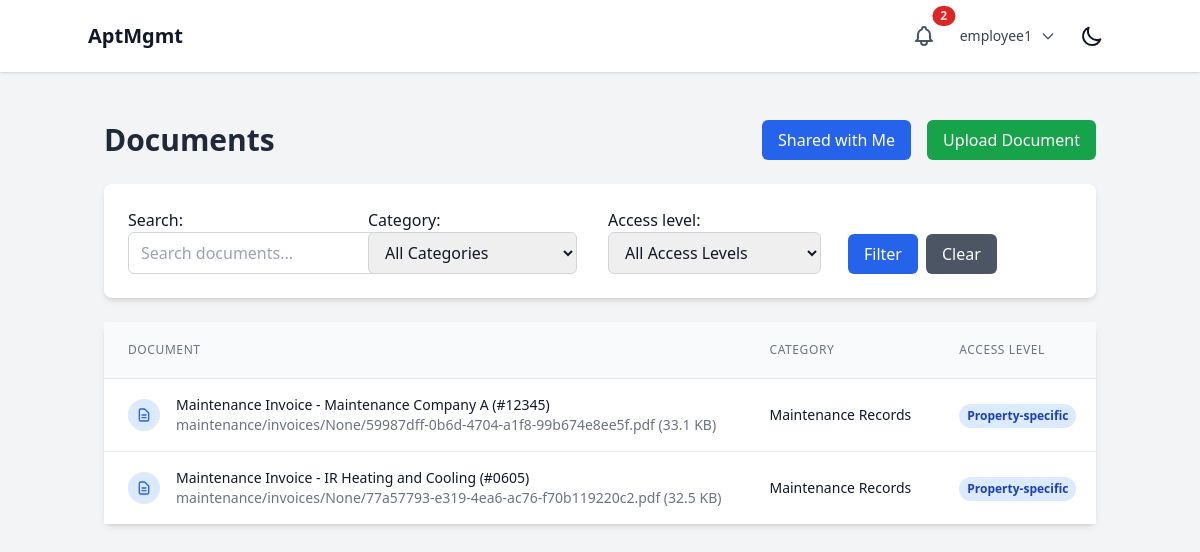
/documents/ (signed in), run on the app's committed database.
### users/models.py (models this page shows, shortened)
class User(AbstractUser):
    class Role(models.TextChoices):
        SUPERUSER = "SUPERUSER", "Superuser"
        LANDLORD = "LANDLORD", "Landlord"
        EMPLOYEE = "EMPLOYEE", "Employee"
        TENANT = "TENANT", "Tenant"
    role = models.CharField(max_length=50, choices=Role.choices)
    company = models.ForeignKey(Company, on_delete=models.CASCADE, related_name="users", null=True, blank=True)
    property = models.ForeignKey(Property, on_delete=models.SET_NULL, related_name="users", null=True, blank=True)
    apartment_unit = models.ForeignKey('properties.ApartmentUnit', on_delete=models.SET_NULL, null=True, blank=True, related_name="tenant")
    phone_number = models.CharField(max_length=20, blank=True, null=True)
    emergency_contact_name = models.CharField(max_length=100, blank=True, null=True)
    emergency_contact_phone = models.CharField(max_length=20, blank=True, null=True)
    emergency_contact_relationship = models.CharField(max_length=50, blank=True, null=True)

### documents/models.py (models this page shows, shortened)
class Document(models.Model):
    class AccessLevel(models.TextChoices):
        COMPANY = "COMPANY", "Company-wide"
        PROPERTY = "PROPERTY", "Property-specific"
        UNIT = "UNIT", "Unit-specific"
        PRIVATE = "PRIVATE", "Private (specific users)"
    title = models.CharField(max_length=255)
    description = models.TextField(blank=True)
    file = models.FileField(upload_to=document_upload_path)
    original_filename = models.CharField(max_length=255)
    file_size = models.PositiveIntegerField()
    file_type = models.CharField(max_length=100)
    category = models.ForeignKey(DocumentCategory, on_delete=models.SET_NULL, null=True, blank=True)
    company = models.ForeignKey(Company, on_delete=models.CASCADE, related_name="documents")
    property = models.ForeignKey(Property, on_delete=models.CASCADE, related_name="documents", null=True, blank=True)
    unit = models.ForeignKey(ApartmentUnit, on_delete=models.CASCADE, related_name="documents", null=True, blank=True)
    access_level = models.CharField(max_length=20, choices=AccessLevel.choices, default=AccessLevel.COMPANY)
    allowed_users = models.ManyToManyField(User, related_name="accessible_documents", blank=True)
    allowed_roles = models.JSONField(default=list, blank=True)  # List of role strings
    uploaded_by = models.ForeignKey(User, on_delete=models.CASCADE, related_name="uploaded_documents")
    created_at = models.DateTimeField(auto_now_add=True)
    updated_at = models.DateTimeField(auto_now=True)
    is_active = models.BooleanField(default=True)
    class Meta:
        ordering = ['-created_at']
        indexes = [
            models.Index(fields=['company', 'access_level']),
            models.Index(fields=['property']),
            models.Index(fields=['created_at']),
        ]
    def is_accessible_by_user(self, user):
        if user.role == 'SUPERUSER' or user.is_superuser:
            return True
        if self.uploaded_by == user:
            return True
        if user.company != self.company:
            return False
        if self.allowed_users.filter(id=user.id).exists():
            return True
        if user.role in self.allowed_roles:
            return True

class DocumentCategory(models.Model):
    name = models.CharField(max_length=100)
    description = models.TextField(blank=True)
    created_at = models.DateTimeField(auto_now_add=True)
    class Meta:
        verbose_name_plural = "Document Categories"
    def __str__(self):
        return self.name

### documents/views.py (the view, shortened to what this page needs)
# urls.py: path('', views.document_list, name='list'),
@login_required
def document_list(request):
    if request.user.role == 'SUPERUSER' or request.user.is_superuser:
        documents = Document.objects.filter(is_active=True)
    elif request.user.company:
        documents = Document.objects.filter(
            company=request.user.company,
            is_active=True
        )
    else:
        documents = Document.objects.none()
    filter_form = DocumentFilterForm(request.GET)
    if filter_form.is_valid():
        if filter_form.cleaned_data['category']:
            documents = documents.filter(category=filter_form.cleaned_data['category'])
        if filter_form.cleaned_data['access_level']:
            documents = documents.filter(access_level=filter_form.cleaned_data['access_level'])
    accessible_documents = [doc for doc in documents if doc.is_accessible_by_user(request.user)]
    paginator = Paginator(accessible_documents, 10)
    page_number = request.GET.get('page')
    page_obj = paginator.get_page(page_number)
    context = {
        'page_obj': page_obj,
        'filter_form': filter_form,
        'total_documents': len(accessible_documents),
    }
    return render(request, 'documents/list.html', context)

### documents/forms.py
class DocumentFilterForm(forms.Form):
    category = forms.ModelChoiceField(
        queryset=DocumentCategory.objects.all(),
        required=False,
        empty_label="All Categories",
        widget=forms.Select(attrs={
            'class': 'px-3 py-2 border border-gray-300 rounded-md focus:outline-none focus:ring-2 focus:ring-blue-500'
        })
    )
    access_level = forms.ChoiceField(
        choices=[('', 'All Access Levels')] + Document.AccessLevel.choices,
        required=False,
        widget=forms.Select(attrs={
            'class': 'px-3 py-2 border border-gray-300 rounded-md focus:outline-none focus:ring-2 focus:ring-blue-500'
        })
    )
    search = forms.CharField(
        required=False,
        widget=forms.TextInput(attrs={
            'class': 'px-3 py-2 border border-gray-300 rounded-md focus:outline-none focus:ring-2 focus:ring-blue-500',
            'placeholder': 'Search documents...'
        })
    )

### core/context_processors.py (called while the page is built)
def notifications(request):
    if request.user.is_authenticated:
        unread_notifications = Notification.objects.filter(
            recipient=request.user,
            is_read=False
        ).order_by('-created_at')
        recent_unread_notifications = unread_notifications[:5]
        return {
            'unread_notifications_count': unread_notifications.count(),
            'recent_notifications': recent_unread_notifications,
            'has_unread_notifications': unread_notifications.exists(),
        }
    return {
        'unread_notifications_count': 0,
        'recent_notifications': [],
        'has_unread_notifications': False,
    }

### documents/templates/documents/list.html (shortened to what this page needs)
{% extends 'base.html' %}
{% block content %}
<div class="container mx-auto px-4 py-8">
    <div class="flex justify-between items-center mb-6">
        <h1 class="text-3xl font-bold text-gray-800 dark:text-white">Documents</h1>
        <div class="flex space-x-4">
            <a href="{% url 'documents:shared' %}" class="bg-blue-600 hover:bg-blue-700 text-white px-4 py-2 rounded-md">
                Shared with Me
            </a>
            <a href="{% url 'documents:upload' %}" class="bg-green-600 hover:bg-green-700 text-white px-4 py-2 rounded-md">
                Upload Document
            </a>
        </div>
    </div>
    <div class="bg-white dark:bg-gray-800 rounded-lg shadow-md p-6 mb-6">
        <form method="GET" class="grid grid-cols-1 md:grid-cols-4 gap-4">
            <div>
                {{ filter_form.search.label_tag }}
                {{ filter_form.search }}
            </div>
            <div>
                {{ filter_form.category.label_tag }}
                {{ filter_form.category }}
            </div>
            <div>
                {{ filter_form.access_level.label_tag }}
                {{ filter_form.access_level }}
            </div>
            <div class="flex items-end">
                <button type="submit" class="bg-blue-600 hover:bg-blue-700 text-white px-4 py-2 rounded-md">
                    Filter
                </button>
                <a href="{% url 'documents:list' %}" class="ml-2 bg-gray-600 hover:bg-gray-700 text-white px-4 py-2 rounded-md">
                    Clear
                </a>
            </div>
        </form>
    </div>
    <div class="bg-white dark:bg-gray-800 rounded-lg shadow-md">
        {% if page_obj %}
            <div class="overflow-x-auto">
                <table class="min-w-full divide-y divide-gray-200 dark:divide-gray-700">
                    <thead class="bg-gray-50 dark:bg-gray-700">
                        <tr>
                            <th class="px-6 py-3 text-left text-xs font-medium text-gray-500 dark:text-gray-300 uppercase tracking-wider">
                                Document
                            </th>
                            <th class="px-6 py-3 text-left text-xs font-medium text-gray-500 dark:text-gray-300 uppercase tracking-wider">
                                Category
                            </th>
                            <th class="px-6 py-3 text-left text-xs font-medium text-gray-500 dark:text-gray-300 uppercase tracking-wider">
                                Access Level
                            </th>
                        </tr>
                    </thead>
                    <tbody class="bg-white dark:bg-gray-800 divide-y divide-gray-200 dark:divide-gray-700">
                        {% for document in page_obj %}
                        <tr class="hover:bg-gray-50 dark:hover:bg-gray-700">
                            <td class="px-6 py-4 whitespace-nowrap">
                                <div class="flex items-center">
                                    <div class="flex-shrink-0 h-8 w-8">
                                        <div class="h-8 w-8 bg-blue-100 dark:bg-blue-900 rounded-full flex items-center justify-center">
                                            <svg class="h-4 w-4 text-blue-600 dark:text-blue-400" fill="none" stroke="currentColor" viewBox="0 0 24 24">
                                                <path stroke-linecap="round" stroke-linejoin="round" stroke-width="2" d="M9 12h6m-6 4h6m2 5H7a2 2 0 01-2-2V5a2 2 0 012-2h5.586a1 1 0 01.707.293l5.414 5.414a1 1 0 01.293.707V19a2 2 0 01-2 2z"></path>
                                            </svg>
                                        </div>
                                    </div>
                                    <div class="ml-4">
                                        <div class="text-sm font-medium text-gray-900 dark:text-white">
                                            <a href="{% url 'documents:detail' document.id %}" class="hover:underline">
                                                {{ document.title }}
                                            </a>
                                        </div>
                                        <div class="text-sm text-gray-500 dark:text-gray-400">
                                            {{ document.original_filename }} ({{ document.file_size|filesizeformat }})
                                        </div>
                                    </div>
                                </div>
                            </td>
                            <td class="px-6 py-4 whitespace-nowrap text-sm text-gray-900 dark:text-white">
                                {{ document.category.name|default:"No Category" }}
                            </td>
                            <td class="px-6 py-4 whitespace-nowrap">
                                <span class="inline-flex px-2 py-1 text-xs font-semibold rounded-full
                                    {% if document.access_level == 'COMPANY' %}bg-green-100 text-green-800 dark:bg-green-900 dark:text-green-200
                                    {% elif document.access_level == 'PROPERTY' %}bg-blue-100 text-blue-800 dark:bg-blue-900 dark:text-blue-200
                                    {% elif document.access_level == 'UNIT' %}bg-yellow-100 text-yellow-800 dark:bg-yellow-900 dark:text-yellow-200
                                    {% else %}bg-gray-100 text-gray-800 dark:bg-gray-900 dark:text-gray-200{% endif %}">
                                    {{ document.get_access_level_display }}
                                </span>
                            </td>
                        </tr>
                        {% endfor %}
                    </tbody>
                </table>
            </div>
        {% endif %}
    </div>
</div>
{% endblock %}

### core/templates/base.html (shortened to what this page needs)
{% load static %}
<!DOCTYPE html>
<html lang="en" x-data="{ darkMode: localStorage.getItem('darkMode') === 'true' }" x-init="$watch('darkMode', val => localStorage.setItem('darkMode', val))" :class="{ 'dark': darkMode }">
<head>
    <script src="https://cdn.tailwindcss.com"></script>
</head>
<body class="bg-gray-100 dark:bg-gray-900 text-gray-900 dark:text-gray-100">
    <header class="p-4 bg-white dark:bg-gray-800 shadow">
        <div class="container mx-auto flex justify-between items-center">
            {% if user.is_authenticated %}
                <a href="{% url 'core:dashboard_redirect' %}" class="text-xl font-bold hover:text-gray-600 dark:hover:text-gray-300 transition-colors duration-200">AptMgmt</a>
            {% else %}
                <h1 class="text-xl font-bold">AptMgmt</h1>
            {% endif %}
            <div class="flex items-center space-x-4">
                {% if user.is_authenticated %}
                    <div class="relative" x-data="{ open: false }">
                        <button @click="open = !open" class="relative p-2 text-gray-600 dark:text-gray-300 hover:text-gray-900 dark:hover:text-white focus:outline-none focus:ring-2 focus:ring-offset-2 focus:ring-blue-500">
                            {% if has_unread_notifications %}
                            <span class="absolute top-0 right-0 inline-flex items-center justify-center px-2 py-1 text-xs font-bold leading-none text-red-100 transform translate-x-1/2 -translate-y-1/2 bg-red-600 rounded-full">{{ unread_notifications_count }}</span>
                            {% endif %}
                        </button>
                    </div>
                    <div class="relative" x-data="{ open: false }">
                        <button @click="open = !open" class="flex items-center space-x-2 text-sm rounded-full focus:outline-none focus:ring-2 focus:ring-offset-2 focus:ring-blue-500">
                            <span class="text-gray-700 dark:text-gray-300">{{ user.username }}</span>
                            <svg class="w-4 h-4 text-gray-600 dark:text-gray-300" fill="none" stroke="currentColor" viewBox="0 0 24 24">
                                <path stroke-linecap="round" stroke-linejoin="round" stroke-width="2" d="M19 9l-7 7-7-7"></path>
                            </svg>
                        </button>
                    </div>
                {% endif %}
                <button @click="darkMode = !darkMode" class="p-2 rounded-md focus:outline-none focus:ring-2 focus:ring-offset-2 focus:ring-offset-gray-800 focus:ring-white">
                    <svg x-show="!darkMode" class="w-6 h-6" fill="none" stroke="currentColor" viewBox="0 0 24 24" xmlns="http://www.w3.org/2000/svg"><path stroke-linecap="round" stroke-linejoin="round" stroke-width="2" d="M20.354 15.354A9 9 0 018.646 3.646 9.003 9.003 0 0012 21a9.003 9.003 0 008.354-5.646z"></path></svg>
                </button>
            </div>
        </div>
    </header>
    <main class="p-4" id="content">
        {% block content %}{% endblock %}
    </main>
</body>
</html>

### data on the page
User: username "employee1"
Document: title "Maintenance Invoice - Maintenance Company A (#12345)", original_filename "maintenance/invoices/None/59987dff-0b6d-4704-a1f8-99b674e8ee5f.pdf", file_size|filesizeformat "33.1 KB", category.name "Maintenance Records", access_level "Property-specific"
Document: title "Maintenance Invoice - IR Heating and Cooling (#0605)", original_filename "maintenance/invoices/None/77a57793-e319-4ea6-ac76-f70b119220c2.pdf", file_size|filesizeformat "32.5 KB", category.name "Maintenance Records", access_level "Property-specific"

### other printed values
{{ unread_notifications_count }} "2"
{{ filter_form.search.label_tag }} "Search:"
{{ filter_form.category.label_tag }} "Category:"
{{ filter_form.access_level.label_tag }} "Access level:"
